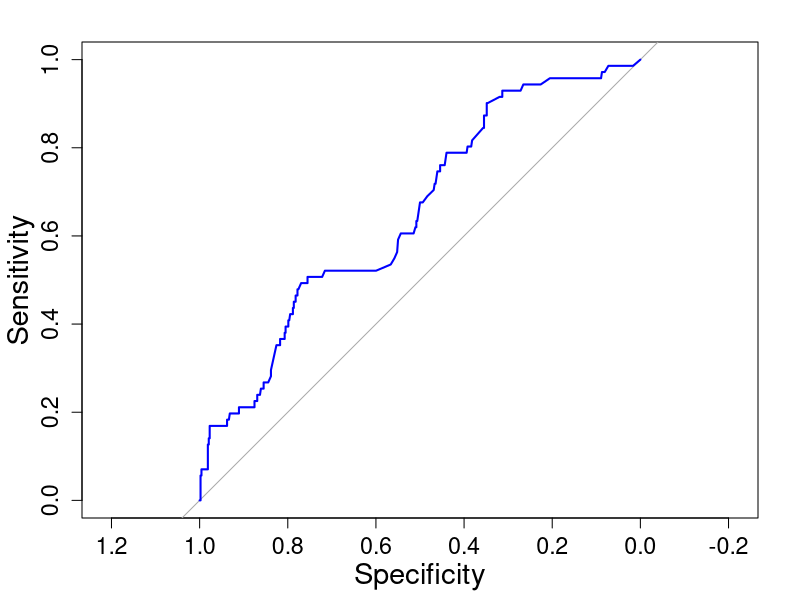
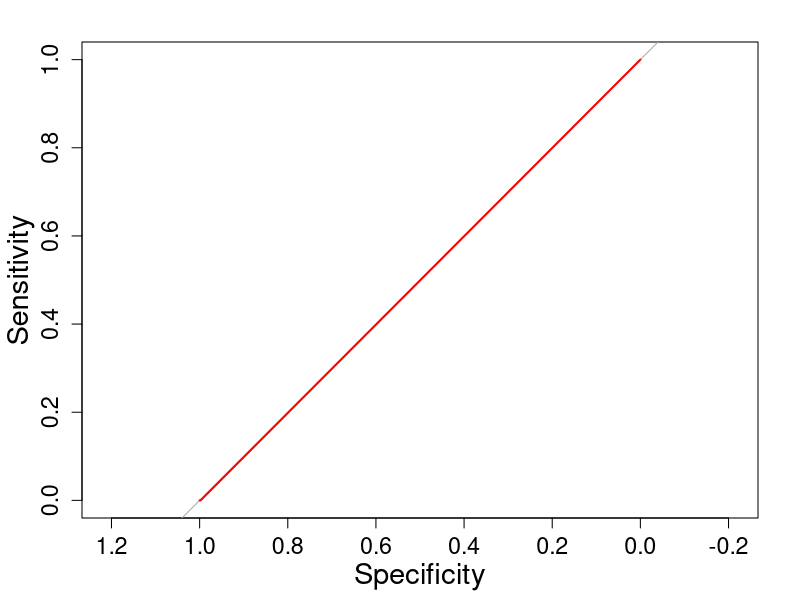
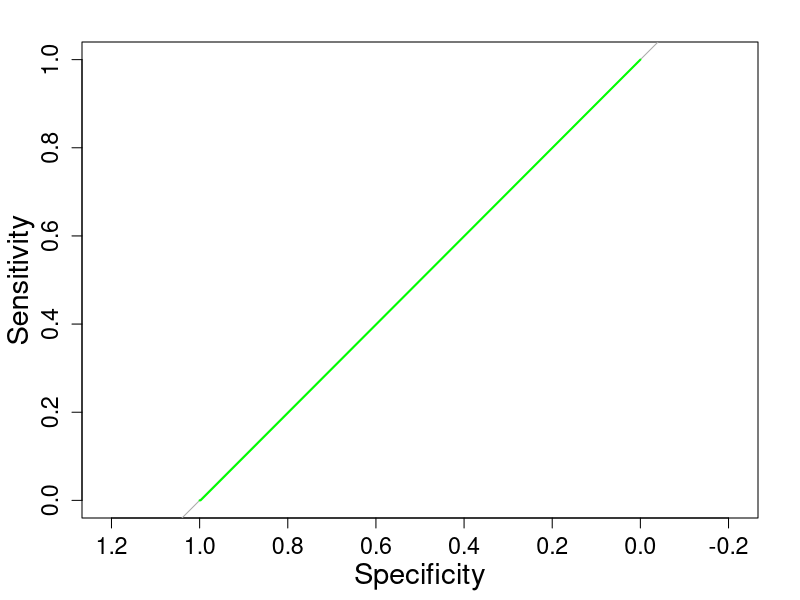
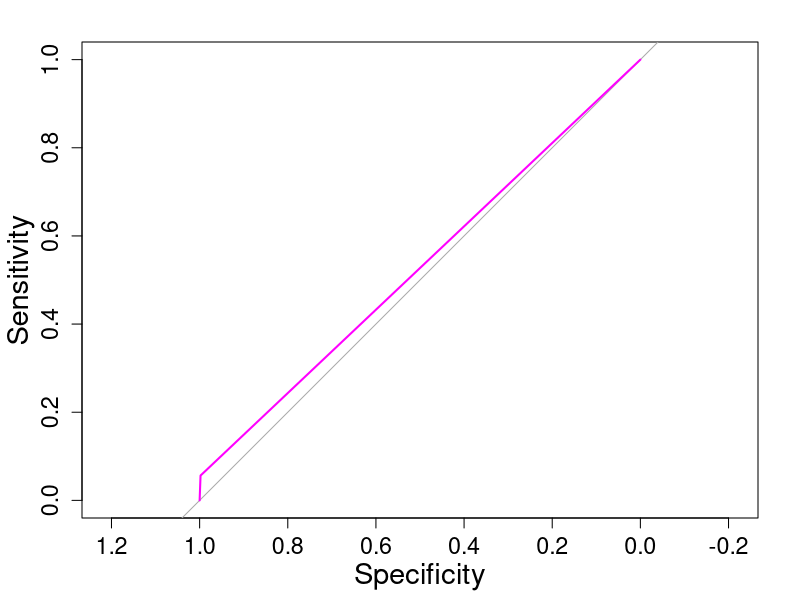
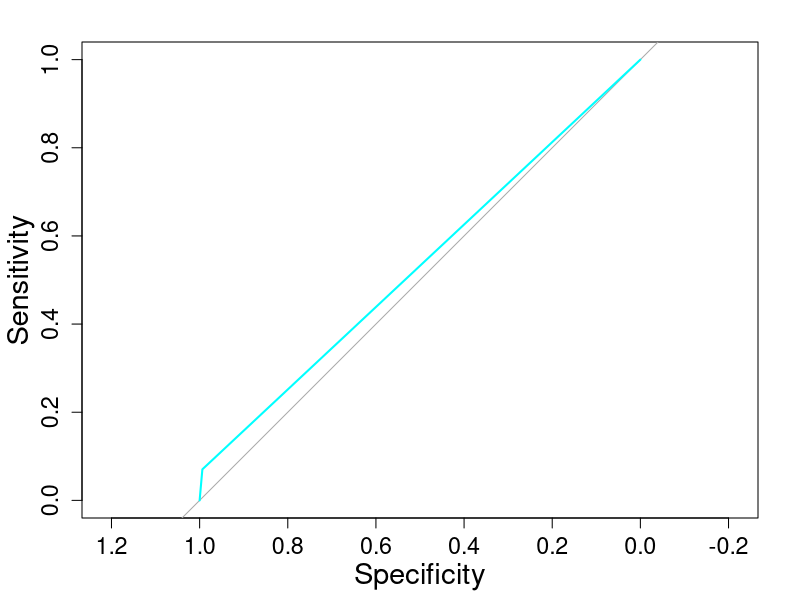
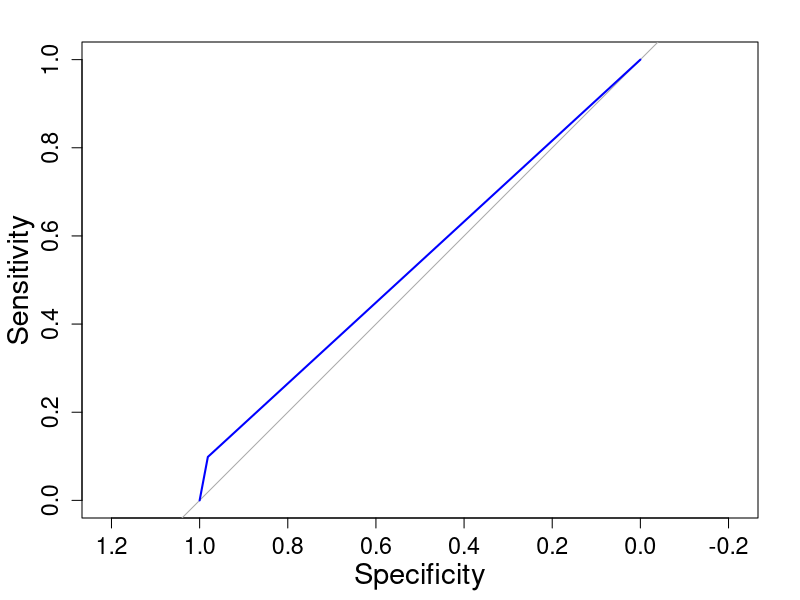
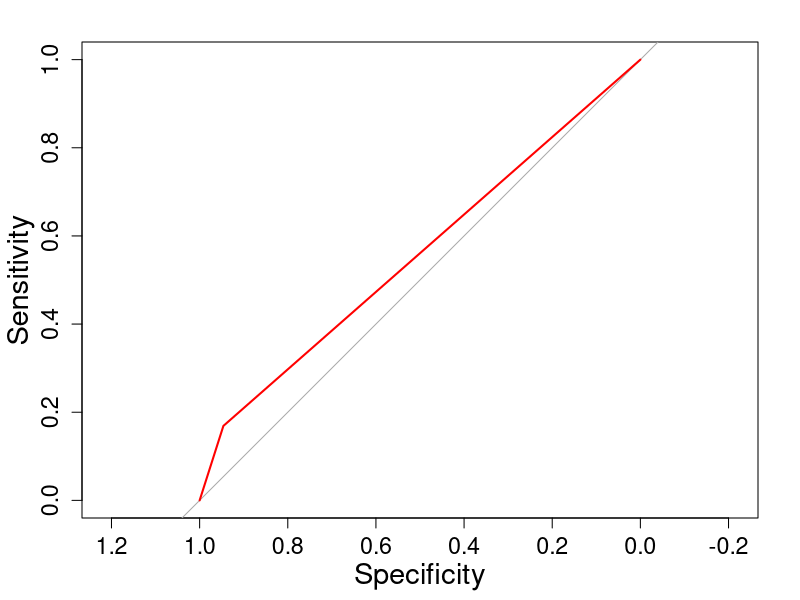
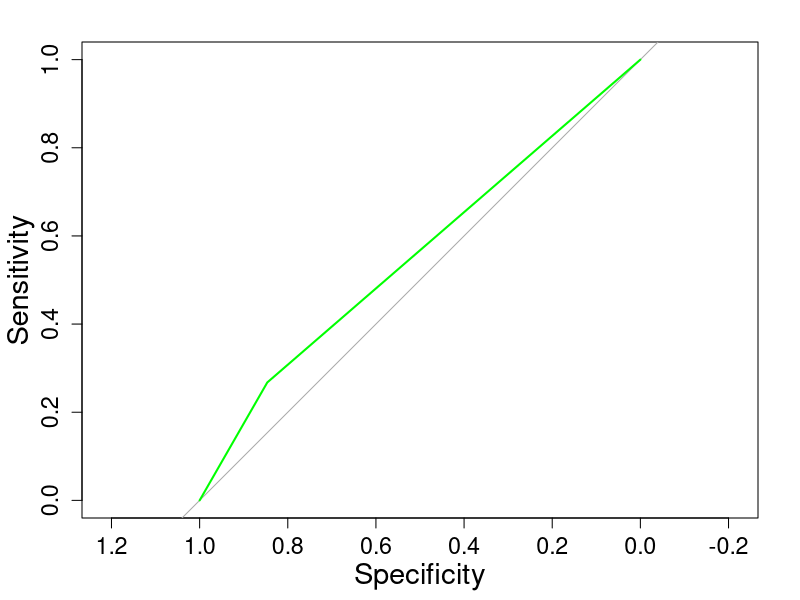

The R source for these figures, in order:
#Load data
data<-read.table('rubbernecking_trainingdata.csv', header=T, sep=',')

#Name variables
rubbernecking<-data$Rubbernecking
AMpeak<-data$AM.peak
PMpeak<-data$PM.peak
peak<-data$AM.PM
weather<-data$BadWeather
barrier<-data$Barrier
duration<-data$Duration..min.
onramp<-data$Onramp
offramp<-data$Offramp
fwy<-data$Fwy_fwy
hovlane<-data$HOV.lane
numlanes<-data$NoLanes
trucks<-data$TruckPercent

#Convert categorical variables
rubberneckingf<-factor(rubbernecking)
AMpeakf<-factor(AMpeak)
PMpeakf<-factor(PMpeak)
peakf<-factor(peak)
weatherf<-factor(weather)
barrierf<-factor(barrier)
onrampf<-factor(onramp)
offrampf<-factor(offramp)
fwyf<-factor(fwy)
hovlanef<-factor(hovlane)

logit2<-glm(rubberneckingf ~ onrampf + hovlanef + trucks, family='binomial')
summary(logit2)

#Fitted values
coeffs<-logit2$coefficients

logitc1<-exp(coeffs[1] + coeffs[2]*onramp + coeffs[3]*hovlane + coeffs[4]*trucks)

fittedc1<-(logitc1/(1+logitc1))

#Extract fitted
#write.table(fittedc1,file='Fitted_2019.xls',append=F, sep="\t", row.names=F)

#ROC Curve General
library(pROC)

dev.new()
rocobject<-roc(rubberneckingf, fittedc1)
area<-auc(rocobject)
#jpeg('roc_fitted.jpg')
plot(rocobject, col='blue', cex.lab=1.75, cex.axis=1.4)
#dev.off()
#legend(1,1,legend=area)
area

#plot(rubberneckingf, fittedc1, type='b', col="blue", legend="area", xlab='x', ylab='y')

#Create vectors for threshold specific ROC
fitted50<-fittedc1
fitted45<-fittedc1
fitted40<-fittedc1
fitted35<-fittedc1
fitted30<-fittedc1
fitted25<-fittedc1
fitted20<-fittedc1
fitted15<-fittedc1
fitted10<-fittedc1

#Predictions with thresholds
#50 %
for (k in 1:length(fittedc1))
{ if (fittedc1[k] < 0.5) {
  fitted50[k]=0  
}
  else {
    fitted50[k]=1
  }
}

#Predictions with thresholds
#45 %
for (k in 1:length(fittedc1))
{ if (fittedc1[k] < 0.45) {
  fitted45[k]=0  
}
  else {
    fitted45[k]=1
  }
}

#Predictions with thresholds
#40 %
for (k in 1:length(fittedc1))
{ if (fittedc1[k] < 0.4) {
  fitted40[k]=0  
}
  else {
    fitted40[k]=1
  }
}

#Predictions with thresholds
#35 %
for (k in 1:length(fittedc1))
{ if (fittedc1[k] < 0.35) {
  fitted35[k]=0  
}
  else {
    fitted35[k]=1
  }
}

#Predictions with thresholds
#30 %
for (k in 1:length(fittedc1))
{ if (fittedc1[k] < 0.30) {
  fitted30[k]=0  
}
  else {
    fitted30[k]=1
  }
}

#Predictions with thresholds
#25 %
for (k in 1:length(fittedc1))
{ if (fittedc1[k] < 0.25) {
  fitted25[k]=0  
}
  else {
    fitted25[k]=1
  }
}

#Predictions with thresholds
#20 %
for (k in 1:length(fittedc1))
{ if (fittedc1[k] < 0.2) {
  fitted20[k]=0  
}
  else {
    fitted20[k]=1
  }
}

#Predictions with thresholds
#15 %
for (k in 1:length(fittedc1))
{ if (fittedc1[k] < 0.15) {
  fitted15[k]=0  
}
  else {
    fitted15[k]=1
  }
}

#Predictions with thresholds
#10 %
for (k in 1:length(fittedc1))
{ if (fittedc1[k] < 0.1) {
  fitted10[k]=0  
}
  else {
    fitted10[k]=1
  }
}

#ROC Curve 50
dev.new()
rocobject50<-roc(rubberneckingf, fitted50)
#jpeg('roc_50.jpg')
plot(rocobject50, col='red', cex.lab=1.75, cex.axis=1.4)
area50<-auc(rocobject50)
area50

#ROC Curve 45
dev.new()
rocobject45<-roc(rubberneckingf, fitted45)
#jpeg('roc_45.jpg')
plot(rocobject45, col='green', cex.lab=1.75, cex.axis=1.4)
area45<-auc(rocobject45)
area45

#ROC Curve 40
dev.new()
rocobject40<-roc(rubberneckingf, fitted40)
#jpeg('roc_40.jpg')
plot(rocobject40, col='magenta', cex.lab=1.75, cex.axis=1.4)
area40<-auc(rocobject40)
area40

#ROC Curve 35
dev.new()
rocobject35<-roc(rubberneckingf, fitted35)
#jpeg('roc_35.jpg')
plot(rocobject35, col='cyan', cex.lab=1.75, cex.axis=1.4)
area35<-auc(rocobject35)
area35

#ROC Curve 30
dev.new()
rocobject30<-roc(rubberneckingf, fitted30)
#jpeg('roc_30.jpg')
plot(rocobject30, col='blue', cex.lab=1.75, cex.axis=1.4)
area30<-auc(rocobject30)
area30

#ROC Curve 25
dev.new()
rocobject25<-roc(rubberneckingf, fitted25)
#jpeg('roc_25.jpg')
plot(rocobject25, col='red', cex.lab=1.75, cex.axis=1.4)
area25<-auc(rocobject25)
area25

#ROC Curve 20
dev.new()
rocobject20<-roc(rubberneckingf, fitted20)
#jpeg('roc_20.jpg')
plot(rocobject20, col='green', cex.lab=1.75, cex.axis=1.4)
area20<-auc(rocobject20)
area20

#ROC Curve 15
dev.new()
rocobject15<-roc(rubberneckingf, fitted15)
#jpeg('roc_15.jpg')
plot(rocobject15, col='magenta', cex.lab=1.75, cex.axis=1.4)
area15<-auc(rocobject15)
area15

#ROC Curve 10
dev.new()
rocobject10<-roc(rubberneckingf, fitted10)
#jpeg('roc_10.jpg')
plot(rocobject10, col='cyan', cex.lab=1.75, cex.axis=1.4)
area10<-auc(rocobject10)
area10
